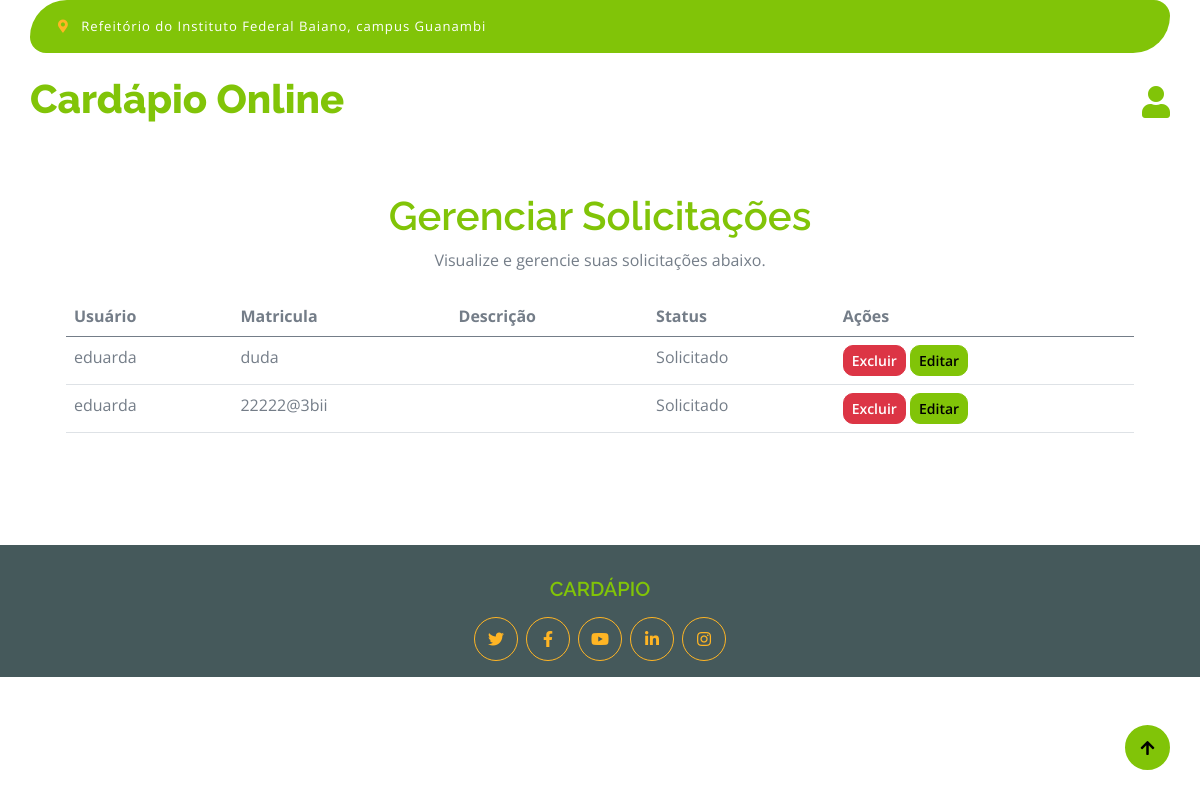
The page /restricao/listar_solicitacoes/ (signed in) on the database its author committed.
### accounts/models.py (models this page shows, shortened)
class Usuario(User):
    CATEGORIA_CHOICES = [
        ('CAE', 'CAE'),
        ('Nutricionista', 'Nutricionista'),
        ('Pessoa', 'Pessoa')
    ]
    nome = models.CharField(max_length=255)
    matricula = models.CharField(max_length=50, blank=True, null=True)
    categoria = models.CharField(max_length=50, choices=CATEGORIA_CHOICES, default='Pessoa')
    restricao = models.ForeignKey(Restricao, on_delete=models.SET_NULL, null=True, blank=True)

### restricao/models.py (models this page shows)
class Restricao(models.Model):
    RESTRICAO_CHOICES = [
        ('Solicitado', 'Solicitado'),
        ('Andamento', 'Andamento'),
        ('Negado', 'Negado'),
        ('Aceito', 'Aceito')
    ]
    descricao = models.TextField()
    status = models.CharField(max_length=50, choices=RESTRICAO_CHOICES, default='Solicitado')

### restricao/views.py (the view)
# urls.py: path('listar_solicitacoes/', views.listar_solicitacoes, name='listar_solicitacoes'),
@login_required
def listar_solicitacoes(request):
    is_cae = request.user.groups.filter(name='cae').exists()
    usuarios = Usuario.objects.filter(restricao__status='Solicitado')
    contexto = {
        'isCae': is_cae,
        'usuarios': usuarios,
    }
    return render(request, 'solicitacao/solicitacoes.html', contexto)

### templates/solicitacao/solicitacoes.html
{% extends 'base.html' %}
{% block content %}
<div class="container-fluid py-5">
    <div class="container py-5">
        <div class="text-center mx-auto mb-4" style="max-width: 700px;">
            <h1 class="text-primary">Gerenciar Solicitações</h1>
            <p class="mb-4">Visualize e gerencie suas solicitações abaixo.</p>
        </div>
        {% if usuarios %}
            <table class="table">
                <thead>
                    <tr>
                        <th scope="col">Usuário</th>
                        <th scope="col">Matricula</th>
                        <th scope="col">Descrição</th>
                        <th scope="col">Status</th>
                        <th scope="col">Ações</th>
                    </tr>
                </thead>
                <tbody>
                    {% for usuario in usuarios %}
                    <tr>
                        <td>{{ usuario.nome }}</td>
                        <td>{{ usuario.matricula }}</td>
                        <td>{{ usuario.restricao.descricao }}</td>
                        <td>{{ usuario.restricao.status }}</td>
                        <td>
                            <a href="{% url 'delete_restricao' usuario.restricao.id %}" class="btn btn-sm btn-danger">Excluir</a>
                            <a href="{% url 'editar_restricao' usuario.restricao.id %}" class="btn btn-sm btn-primary ml-2">Editar</a>
                        </td>
                    </tr>
                    {% endfor %}
                </tbody>
            </table>
        {% else %}
            <p class="text-center">Não há solicitações.</p>
        {% endif %}
    </div>
</div>
{% endblock %}

### static/css/style.css (style rules this page uses)
.btn { font-weight: 600; transition: .5s; }

### rows shown on the page
Usuario: nome "eduarda", matricula "duda", restricao.status "Solicitado"
Usuario: nome "eduarda", matricula "22222@3bii", restricao.status "Solicitado"
